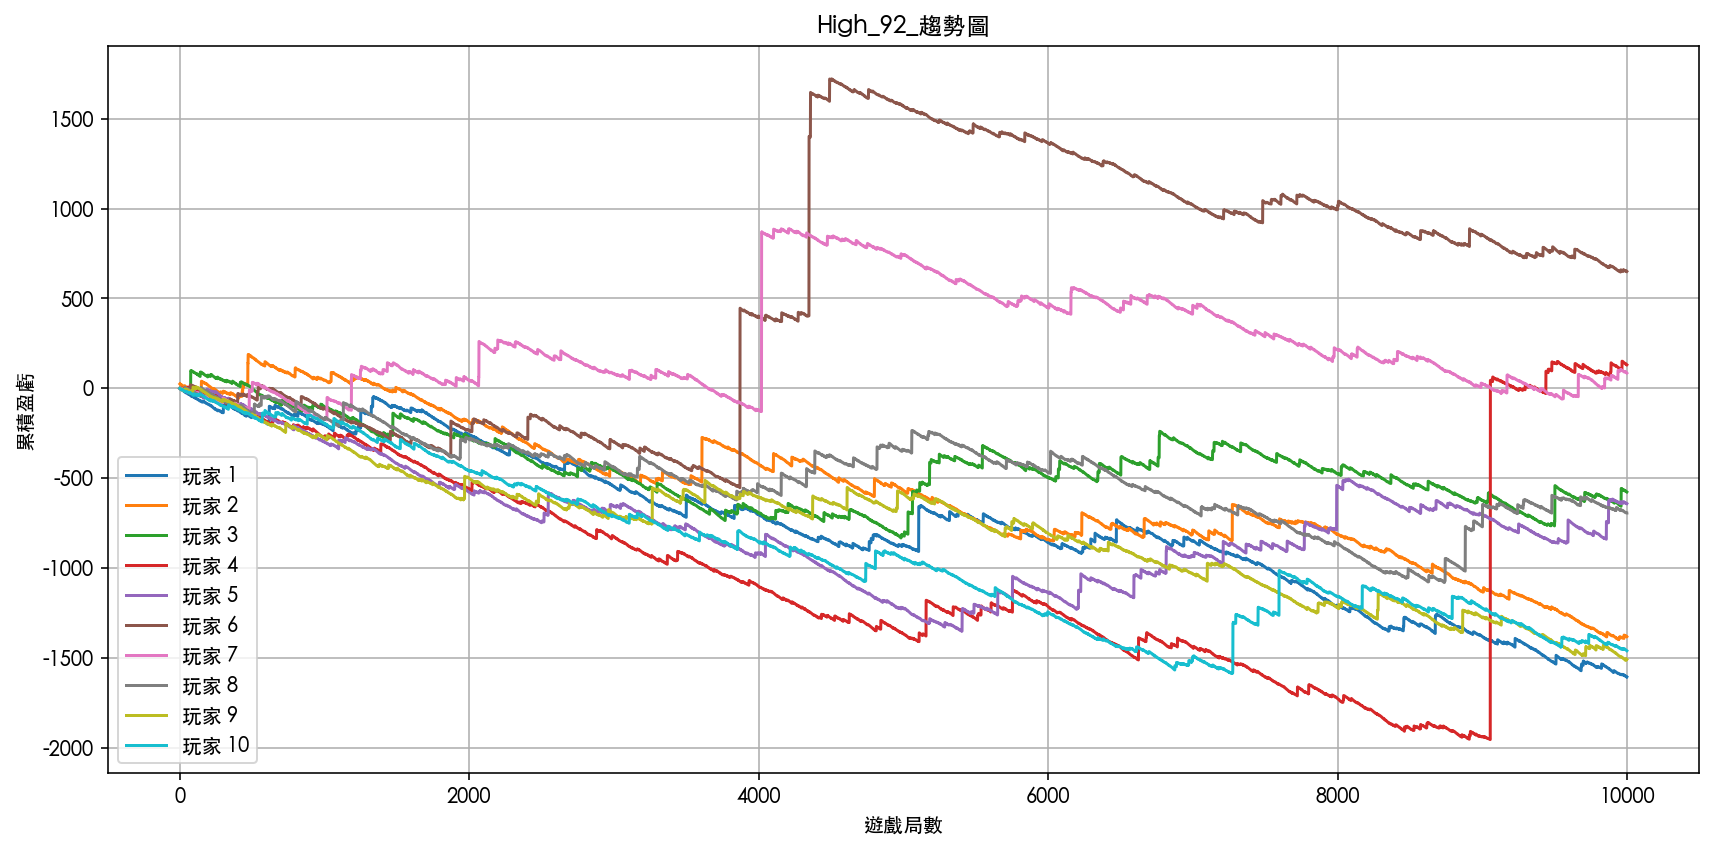

Recreate this plot in Python.
import torch
import matplotlib.pyplot as plt
import matplotlib
import numpy as np

# 設定 matplotlib 字體以支援中文
matplotlib.rcParams['font.sans-serif'] = ['Arial Unicode MS']

# ------------------------------
# 遊戲設定參數
# ------------------------------
positions = list(range(17))
probs = torch.tensor([
    0.0000152587890625, 0.000244140625, 0.0018310546875, 0.008544921875,
    0.02777099609375, 0.066650390625, 0.1221923828125, 0.174560546875,
    0.196380615234375, 0.174560546875, 0.1221923828125, 0.066650390625,
    0.02777099609375, 0.008544921875, 0.0018310546875, 0.000244140625,
    0.0000152587890625
], dtype=torch.float32)

payout_table = torch.tensor([
    1000.0, 125.0, 0, 0, 2.1,
    1.1, 0.4, 0.3, 0.0, 0.3,
    0.4, 1.1, 2.1, 0, 0,
    125.0, 1000.0
], dtype=torch.float32)

ball_multipliers = torch.tensor([1, 2, 5], dtype=torch.float32)
ball_probs = torch.tensor([0.93, 0.05, 0.02], dtype=torch.float32)

free_game_positions = {2, 3, 13, 14}
rounds_per_player = 10_000
num_players = 10
bet_amount = 1.0
jackpot_contribution_rate = 0.01
max_payout = 1000
device = torch.device("mps" if torch.backends.mps.is_available() else "cpu")

# ------------------------------
# 免費遊戲 mini slot
# ------------------------------
def draw_free_game_mini_slot(rng, jackpot_pool, bet_amount, multiplier):
    roll = torch.rand(1, device=device, generator=rng).cpu().item()
    if roll < 0.00221:
        jp_share = 0.25 * jackpot_pool * (bet_amount / max_payout)
        reward = (jp_share + bet_amount * 200) * multiplier
        return reward, "Super JP / X 200", jp_share
    elif roll < 0.01135:
        jp_share = 0.10 * jackpot_pool * (bet_amount / max_payout)
        reward = (jp_share + bet_amount * 100) * multiplier
        return reward, "Lucky JP / X 100", jp_share
    elif roll < 0.07568:
        return bet_amount * 50 * multiplier, "X 50", 0.0
    elif roll < 0.19027:
        return bet_amount * 25 * multiplier, "X 25", 0.0
    elif roll < 0.48916:
        return bet_amount * 10 * multiplier, "X 10", 0.0
    else:
        return bet_amount * 3 * multiplier, "X 3", 0.0

# ------------------------------
# 模擬單一玩家
# ------------------------------
def simulate_player(rng, rounds):
    probs_gpu = probs.to(device)
    payout_table_gpu = payout_table.to(device)
    ball_probs_gpu = ball_probs.to(device)
    multipliers_gpu = ball_multipliers.to(device)

    positions_drawn = torch.multinomial(probs_gpu, num_samples=rounds, replacement=True, generator=rng)
    multiplier_drawn = torch.multinomial(ball_probs_gpu, num_samples=rounds, replacement=True, generator=rng)
    multipliers = multipliers_gpu[multiplier_drawn]
    base_prizes = payout_table_gpu[positions_drawn]

    jackpot_pool = 0.0
    profit = 0.0
    cumulative_profit = []

    for i in range(rounds):
        jackpot_pool += bet_amount * jackpot_contribution_rate
        pos = positions_drawn[i].item()
        mult = multipliers[i].item()
        base_win = base_prizes[i].item() * mult

        if pos in free_game_positions:
            reward, _, jp_share = draw_free_game_mini_slot(rng, jackpot_pool, bet_amount, mult)
            jackpot_pool -= jp_share
        else:
            reward = 0.0

        total = base_win + reward
        profit += total - bet_amount
        cumulative_profit.append(profit)

    return cumulative_profit

# ------------------------------
# 主模擬與繪圖
# ------------------------------
torch.manual_seed(42)
rng = torch.Generator(device=device).manual_seed(42)

player_trends = []
for i in range(num_players):
    print(f"模擬第 {i + 1} 位玩家...")
    trend = simulate_player(rng, rounds_per_player)
    player_trends.append(trend)

# 繪製趨勢圖
plt.figure(figsize=(12, 6))
for i, trend in enumerate(player_trends):
    plt.plot(trend, label=f"玩家 {i + 1}")
plt.title("High_92_趨勢圖")
plt.xlabel("遊戲局數")
plt.ylabel("累積盈虧")
plt.grid(True)
plt.legend()
plt.tight_layout()
plt.show()
